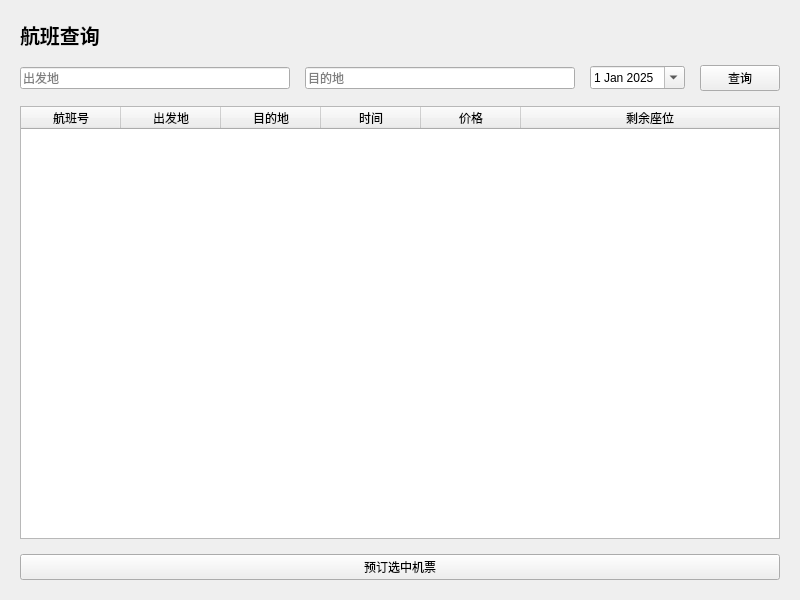
<?xml version="1.0" encoding="UTF-8"?>
<ui version="4.0">
 <class>MainWindow</class>
 <widget class="QMainWindow" name="MainWindow">
  <property name="geometry">
   <rect>
    <x>0</x>
    <y>0</y>
    <width>800</width>
    <height>600</height>
   </rect>
  </property>
  <property name="windowTitle">
   <string>航班票务管理系统</string>
  </property>
  <widget class="QWidget" name="centralwidget">
   <layout class="QVBoxLayout" name="verticalLayout">
    <property name="spacing">
     <number>15</number>
    </property>
    <property name="leftMargin">
     <number>20</number>
    </property>
    <property name="topMargin">
     <number>20</number>
    </property>
    <property name="rightMargin">
     <number>20</number>
    </property>
    <property name="bottomMargin">
     <number>20</number>
    </property>
    <item>
     <widget class="QLabel" name="mainTitleLabel">
      <property name="styleSheet">
       <string notr="true">font-size: 20px; font-weight: bold;</string>
      </property>
      <property name="text">
       <string>航班查询</string>
      </property>
     </widget>
    </item>
    <item>
     <layout class="QHBoxLayout" name="horizontalLayout">
      <item>
       <widget class="QLineEdit" name="departureEdit">
        <property name="placeholderText">
         <string>出发地</string>
        </property>
       </widget>
      </item>
      <item>
       <widget class="QLineEdit" name="destinationEdit">
        <property name="placeholderText">
         <string>目的地</string>
        </property>
       </widget>
      </item>
      <item>
       <widget class="QDateEdit" name="dateEdit">
        <property name="calendarPopup">
         <bool>true</bool>
        </property>
        <property name="date">
         <date>
          <year>2025</year>
          <month>1</month>
          <day>1</day>
         </date>
        </property>
       </widget>
      </item>
      <item>
       <widget class="QPushButton" name="queryButton">
        <property name="text">
         <string>查询</string>
        </property>
       </widget>
      </item>
     </layout>
    </item>
    <item>
     <widget class="QTableWidget" name="flightTable">
      <property name="editTriggers">
       <set>QAbstractItemView::EditTrigger::NoEditTriggers</set>
      </property>
      <property name="alternatingRowColors">
       <bool>true</bool>
      </property>
      <property name="selectionMode">
       <enum>QAbstractItemView::SelectionMode::SingleSelection</enum>
      </property>
      <property name="selectionBehavior">
       <enum>QAbstractItemView::SelectionBehavior::SelectRows</enum>
      </property>
      <attribute name="horizontalHeaderStretchLastSection">
       <bool>true</bool>
      </attribute>
      <column>
       <property name="text">
        <string>航班号</string>
       </property>
      </column>
      <column>
       <property name="text">
        <string>出发地</string>
       </property>
      </column>
      <column>
       <property name="text">
        <string>目的地</string>
       </property>
      </column>
      <column>
       <property name="text">
        <string>时间</string>
       </property>
      </column>
      <column>
       <property name="text">
        <string>价格</string>
       </property>
      </column>
      <column>
       <property name="text">
        <string>剩余座位</string>
       </property>
      </column>
     </widget>
    </item>
    <item>
     <widget class="QPushButton" name="bookButton">
      <property name="text">
       <string>预订选中机票</string>
      </property>
     </widget>
    </item>
   </layout>
  </widget>
 </widget>
 <resources/>
 <connections/>
</ui>
